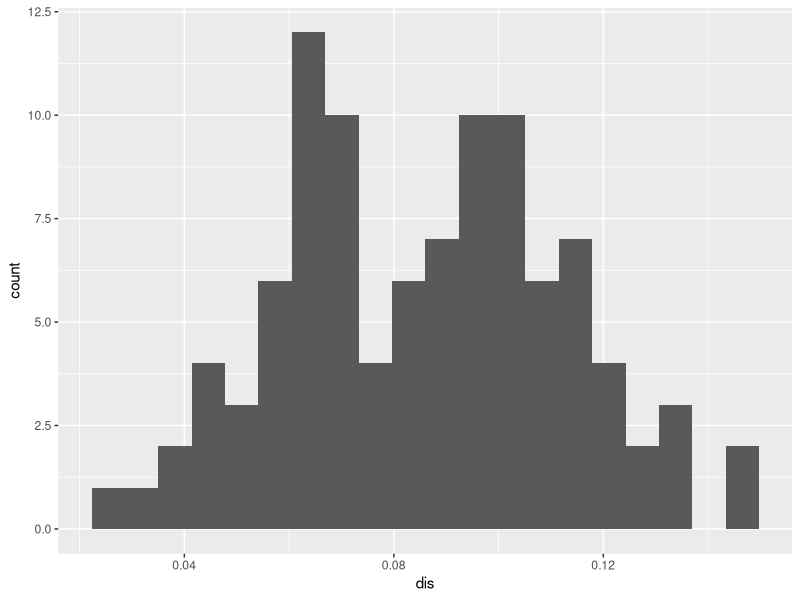
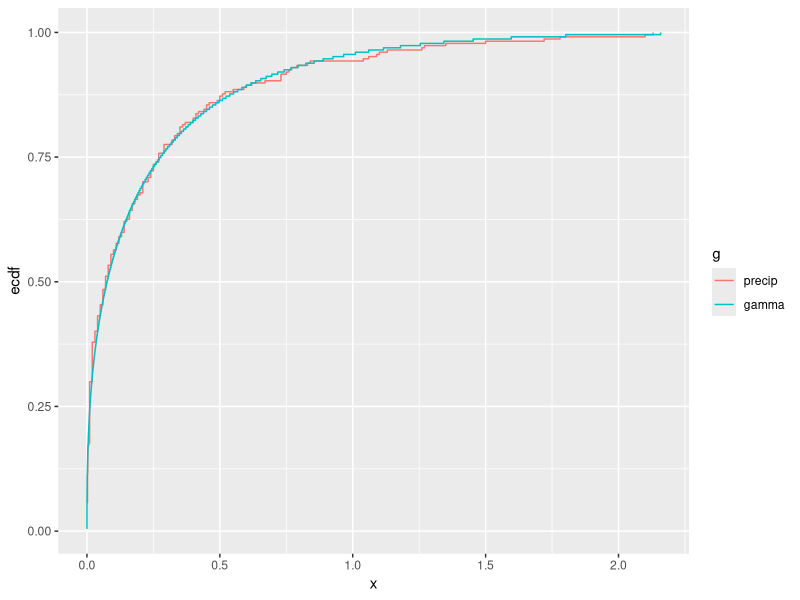

Reproduce these figures in R, in order.
## ---- chunk 1

#package set-up

library(ggplot2)


## ---- chunk 2

##calculate D

D<-function(x,y){       #x: observations, y: distribution
  n<-length(x)
  m<-length(y)
  f<-replicate(n,0)
  
  sx<-sort(x)
  sy<-sort(y)
  
  for (i in 1:n) {
    f[i]<-abs(as.numeric( i/n-rank(c(sx[i],sy))[1]/(m+1))) #calculate difference of p
    
    ##the following may be wrong for it calculate the difference of quantile
    #f[i]<-abs(as.numeric(quantile(x,probs = (i-1)/(n-1))-quantile(y,probs = (i-1)/(n-1))))
  }
  max(f)
}

## ---- chunk 3
##KS-TEST

MC.KS<-function(x,y,times,size=100,probs =.05,plot=FALSE){       
  #y is a vector, size: sample size, times: sample times
  dis<-replicate(times,D(sample(y,size,replace = TRUE),y)) 
  # sample to generate distribution of D
  
  p.val<-length(dis[dis>=D(x,y)])/times 
  #calculate p-value using estimate distribution
  
  cat(c("D=",D(x,y),"\n"))   #print outcome
  if(p.val>=probs){
    cat("they are from the same distribution.\n")
    cat(t(data.frame(c("p-value =",p.val,"\n"))))
  }
  else{
    cat("they are NOT from the same distribution.\n")
    cat(t(data.frame("p-value =",p.val,"\n")))
  }
  if(plot){
    ggplot(data.frame(dis),aes(x=dis))+geom_histogram(bins = 20)
  }
}

## ---- chunk 4


precip <- c(0.020, 0.001, 0.001, 0.120, 0.080, 0.420, 1.720, 0.050, 0.010, 0.010,0.003,0.001,0.003, 0.270, 0.001, 0.060, 0.050, 2.130, 0.040, 1.100, 0.020, 0.001,0.140, 0.080, 0.210, 0.070, 0.320, 0.240, 0.290, 0.001, 0.290, 1.130, 0.003,
0.010, 0.190, 0.002, 0.010, 0.040, 0.002,0.070, 0.450, 0.010, 0.180, 0.670, 0.003, 0.010, 0.040, 0.002, 0.490, 0.020, 0.020, 0.340, 0.140, 0.370, 0.330,
0.330, 0.350, 0.010, 0.500, 0.760, 1.060, 0.002 ,0.060, 0.160 ,0.270, 0.250,
0.290, 0.020, 0.050, 0.460, 0.070, 0.410, 0.020, 0.080, 0.210, 0.010, 0.440,
0.020, 0.050 ,0.110, 1.500, 0.003, 0.180 ,0.010, 0.002, 0.240, 0.010, 0.750,
0.010, 0.140 ,0.130, 0.010, 0.010 ,0.270, 0.450, 1.780, 0.250, 0.240, 0.004,
0.210, 0.170, 0.830, 0.150, 0.030, 0.030, 0.500 ,0.040, 0.090 ,0.040 ,0.060,
0.060, 0.120, 0.003, 0.003, 0.400, 0.020, 0.510, 0.003, 0.020, 0.020, 0.020,
0.010, 0.001, 0.140, 0.001, 0.100, 0.010 ,1.090 ,0.010, 0.002, 0.001, 0.840,
0.030, 0.350, 0.070, 0.001, 0.002, 0.002, 0.200, 0.060, 0.140, 0.010, 0.020,
0.020, 0.002, 0.001, 0.550, 0.130, 0.190, 2.100, 0.090, 0.350, 0.790, 0.320,
1.350,0.170,0.020,0.002, 0.010,0.250,0.230,0.170,0.010,0.020,0.001,
0.010,0.020,0.110,0.210,1.260,0.010,0.730,0.100,0.090,0.007, 0.360,
0.770,0.210,1.270,0.070,0.080,0.160,0.260,0.010,0.230,0.080,0.020,
0.010,0.290,0.010,0.010,0.070,0.400,0.002, 0.003, 0.010,0.090,0.160,
0.040,0.270,0.730,0.410,0.030,0.120,0.030,1.040,0.060,0.090,0.730,
0.040,0.160,0.590,0.003, 0.002, 0.020,0.004, 0.010,0.001, 0.060,0.620,
0.010,0.520,0.110,0.003, 0.600,0.002, 0.050)

q<-qgamma(seq(length(precip))/(1+length(precip)),.377,1.684)

MC.KS(precip,q,100,size = 100 ,plot = TRUE)
ks.test(precip,q)

##view the empirical cdf for two distributions


df<-data.frame(
  x<-c(precip,q),
  g<-gl(2,length(precip),labels = c("precip","gamma"))
)

ggplot(df,aes(x,colour=g))+stat_ecdf(pad = FALSE)



